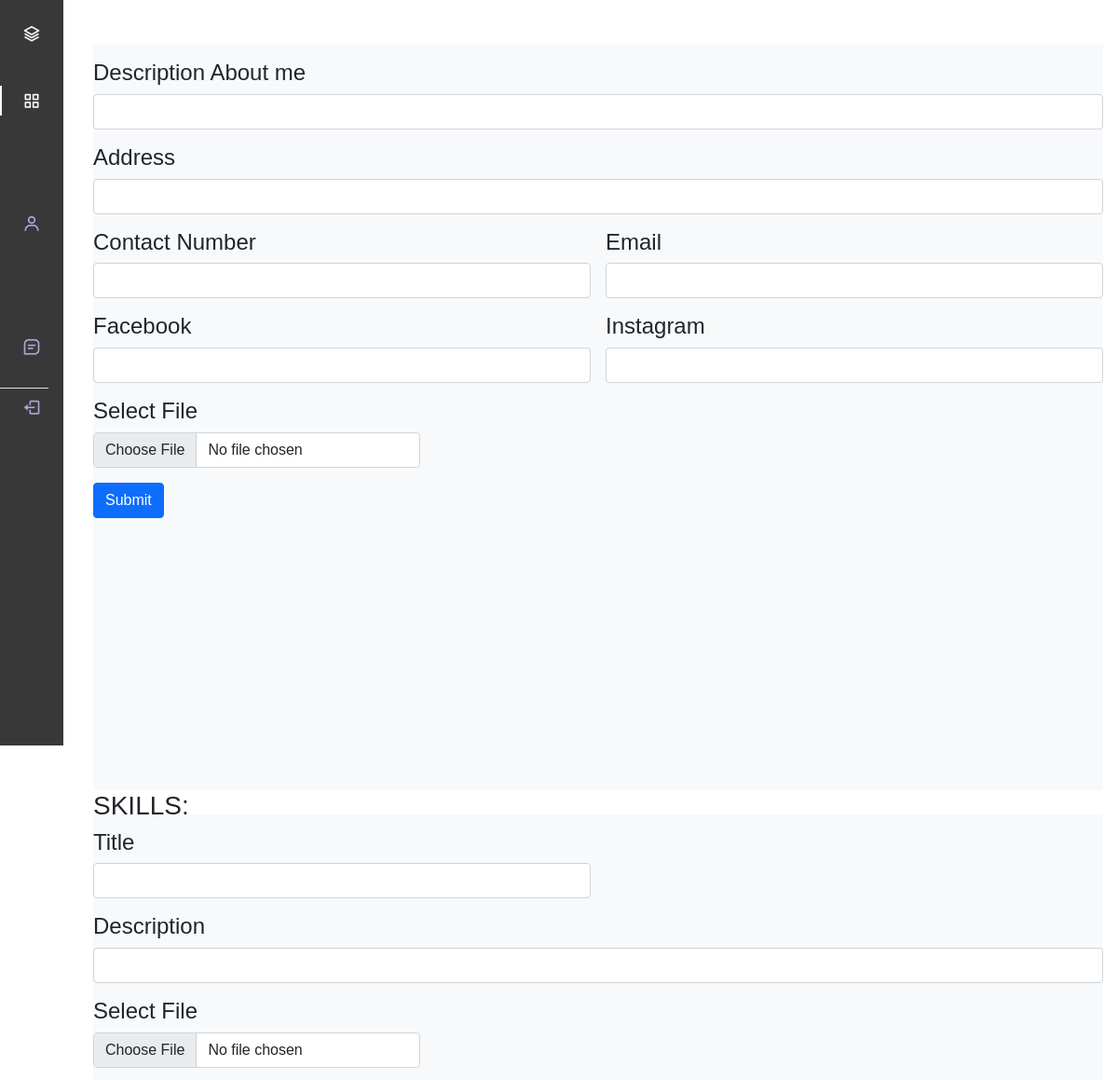
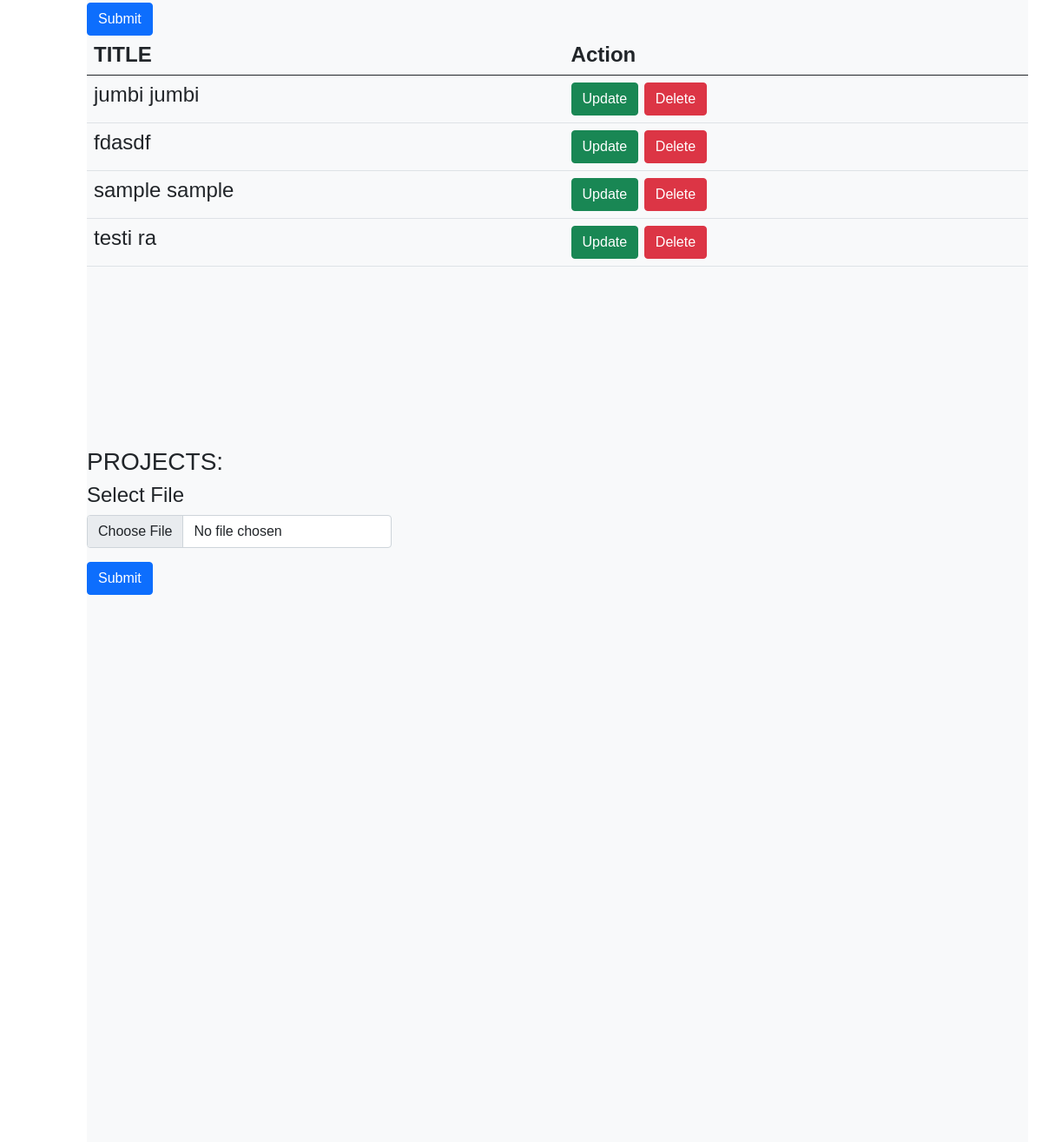
The app's page /cms/ (signed in) with its own data (2 pictures, top to bottom).
### backend/models.py (models this page shows)
class Skill(models.Model):
    title = models.CharField(max_length=200, null = True, blank=True)
    description = models.CharField(max_length=200, null = True, blank=True)
    icon = models.FileField(upload_to='images/', null = True, blank = True)
    user = models.ForeignKey(User, on_delete=models.CASCADE,null=True,blank=True,related_name="user_skill")

### base/views.py (the view)
@login_required(login_url="/auth/login")
def cms(request):
    user = User.objects.get(username='admin')
    print(user.user_skill.all())
    context = {'user_data': user}
    return render(request, 'cms.html', context)

### templates/cms.html (shortened to what this page needs)
<!DOCTYPE html>
<html lang="en">
<head>
    <link href="https://cdn.jsdelivr.net/npm/bootstrap@5.0.2/dist/css/bootstrap.min.css" rel="stylesheet">
    <link rel="stylesheet" href="https://cdn.jsdelivr.net/npm/boxicons@latest/css/boxicons.min.css">
</head>
    <body id="body-pd">
        <div class="l-navbar" id="nav-bar">
            <nav class="nav">
                <div>
                  <a href="#" class="nav_logo"> <i class='bx bx-layer nav_logo-icon'></i> <span class="nav_logo-name">Admin</span> </a>
                    <div class="nav_list nav nav-tabs">
                      <div class="nav-item">
                      <a href="#personal_info" class="nav_link active"> <i class='bx bx-grid-alt nav_icon'></i> <span class="nav_name">Personal Info</span> </a>
                     </div>
                     <div class="nav-item">
                      <a href="#skills" class="nav_link"> <i class='bx bx-user nav_icon'></i> <span class="nav_name">Skills</span> </a>
                     </div>
                     <div class="nav-item">
                      <a href="#projects" class="nav_link"> <i class='bx bx-message-square-detail nav_icon'></i> <span class="nav_name">Projects</span> </a>
                      </div>
                  </div> <a href="{% url 'backend:signout' %}" class="nav_link"> <i class='bx bx-log-out nav_icon'></i> <span class="nav_name">SignOut</span> </a>
                  </div>
                </nav>
        </div>
        <div class="height-100 bg-light" id="personal_info">
          <h4><form class="row g-3" action="{% url 'base:personal' %}" enctype="multipart/form-data" method="POST">
                <div class="col-md-12">
                  <label for="about_me" class="form-label">Description About me</label>
                  <input type="text" name="about_me" class="form-control" id="about_me">
                </div>
                <div class="col-12">
                  <label for="inputAddress" class="form-label">Address</label>
                  <input type="text" name="address" class="form-control" id="inputAddress">
                </div>
                <div class="col-md-6">
                  <label for="contact" class="form-label">Contact Number</label>
                  <input type="number" name="contact" class="form-control" id="contact">
                </div>
                <div class="col-md-6">
                  <label for="email" class="form-label">Email</label>
                  <input type="email" name="email" class="form-control" id="email">
                </div>
                <div class="col-md-6">
                  <label for="facebook" class="form-label">Facebook</label>
                  <input type="text" name="facebook" class="form-control" id="facebook">
                </div>
                <div class="col-md-6">
                  <label for="intagram" class="form-label">Instagram</label>
                  <input type="text" name="instagram" class="form-control" id="intagram">
                </div>
                <div class="col-md-4">
                    <label for="inputCity" class="form-label">Select File</label>
                        <input type="file" name="profile_pic" class="form-control" aria-label="file example" required>
                </div>
                <div class="col-12">
                  <button type="submit" class="btn btn-primary">Submit</button>
                </div>
              </form></h4>
        </div>
        <h3>SKILLS:</h3>
        <div class="height-100 bg-light" id="skills">
          <h4><form class="row g-3" action="{% url 'base:skills' %}" enctype="multipart/form-data" method="POST">
              <div class="col-md-6">
                <label for="title" class="form-label">Title</label>
                <input type="text" name="title" class="form-control" id="title">
              </div>
              <div class="col-12">
                <label for="description" class="form-label">Description</label>
                <input type="text" name="description" class="form-control" id="description">
              </div>
              <div class="col-md-4">
                  <label for="inputCity" class="form-label">Select File</label>
                      <input type="file" name="icon" class="form-control" aria-label="file example" required>
              </div>
              <div class="col-12">
                <button type="submit" class="btn btn-primary">Submit</button>
              </div>
            </form>
              <table class="table">
                <thead>
                  <tr>
                    <th scope="col">TITLE</th>
                    <th scope="col">Action</th>
                  </tr>
                </thead>
                <tbody>
                  {% for user in user_data.user_skill.all %}
                  <tr>
                    <td>{{ user.title }}</td>
                    <td> <button type="button" class="btn btn-success" data-bs-toggle="modal" data-bs-target="#staticBackdrop{{ user.id }}">Update</button>
                      <button type="button" class="btn btn-danger" data-bs-toggle="modal" data-bs-target="#delstaticBackdrop{{ user.id }}">Delete</button>
                  </tr>
<div class="modal fade" id="delstaticBackdrop{{ user.id }}" data-bs-backdrop="static" data-bs-keyboard="false" tabindex="-1" aria-labelledby="staticBackdropLabel" aria-hidden="true">
                  {% endfor %}
                </tbody>
              </table>
            </h4>
      </div>
      <div class="height-100 bg-light" id="projects">
        <h3>PROJECTS:</h3>
        <h4><form class="row g-3" action="{% url 'base:projects' %}" enctype="multipart/form-data" method="POST">
            <div class="col-md-4">
                <label for="inputCity" class="form-label">Select File</label>
                    <input type="file" name="image" class="form-control" aria-label="file example" required>
            </div>
            <div class="col-12">
              <button type="submit" class="btn btn-primary">Submit</button>
            </div>
          </form></h4>
    </div>
</body>
</html>

### templates/cms.html (style rules this page uses)
:root { --header-height: 3rem; --nav-width: 68px; --first-color: #383838; --first-color-light: #AFA5D9; --white-color: #F7F6FB; --body-font:'Poppins', sans-serif; --normal-font-size:1rem; --z-fixed: 100 }
body { position: relative;margin: var(--header-height) 0 0 0;padding: 0 1rem;font-family: var(--body-font); font-size: var(--normal-font-size);transition: .5s }
a { text-decoration: none }
.l-navbar { position: fixed;top: 0;left: -30%;width: var(--nav-width);height: 100vh;background-color: var(--first-color);padding: .5rem 1rem 0 0;transition: .5s;z-index: var(--z-fixed) }
.nav { height: 100%;display: flex;flex-direction: column;justify-content: space-between;overflow: hidden }
.nav_logo, .nav_link { display: grid;grid-template-columns: max-content max-content;align-items: center;column-gap: 1rem;padding: .5rem 0 .5rem 1.5rem }
.nav_logo { margin-bottom: 2rem }
.nav_logo-icon { font-size: 1.25rem;color: var(--white-color) }
.nav_link { position: relative;color: var(--first-color-light);margin-bottom: 1.5rem;transition: .3s }
.nav_icon { font-size: 1.25rem }
.active { color: var(--white-color) }
.active::before { content: '';position: absolute;left: 0;width: 2px;height: 32px;background-color: var(--white-color) }
.height-100 { height:100vh }
@media screen and (min-width: 768px) { body { margin: calc(var(--header-height) + 1rem) 0 0 0;padding-left: calc(var(--nav-width) + 2rem) } }
@media screen and (min-width: 768px) { .l-navbar { left: 0;padding: 1rem 1rem 0 0 } }

### records on screen
Skill: title "jumbi jumbi"
Skill: title "fdasdf"
Skill: title "sample sample"
Skill: title "testi ra"
